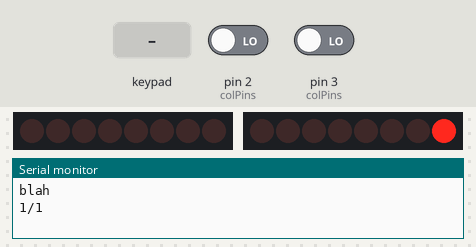
The sketch below on a simulated Arduino Uno, built with avr-gcc and run on an emulated ATmega328P. Shown: 2 × 8 shift-register outputs drawn as a row of LEDs (first output left, lit = HIGH), the last lines printed to the serial monitor. Wiring (inferred from the names in the program): shift register (74HC595): data pin 6; shift clock pin 7; latch pin 5; MR pin 5. Wiring (inferred from the signals the program sends): row of LEDs: on Q0, Q1, Q2, Q3, Q4, Q5, Q6, Q7. The test bench sets the inputs (shaded band); at power-on: pin 2 (colPins) LOW, pin 3 (colPins) LOW.

Above: at 0.1 s.
At 16.8 s:
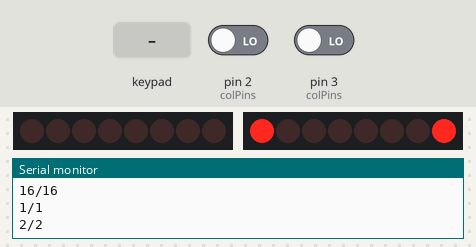
16.9 s: key 'a' pressed
At 17.4 s:
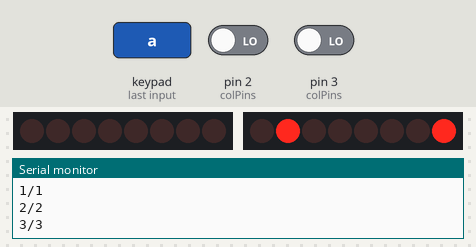
Timing chart, 0 to 31.5 s (numbered marks = the images above; inputs shaded):
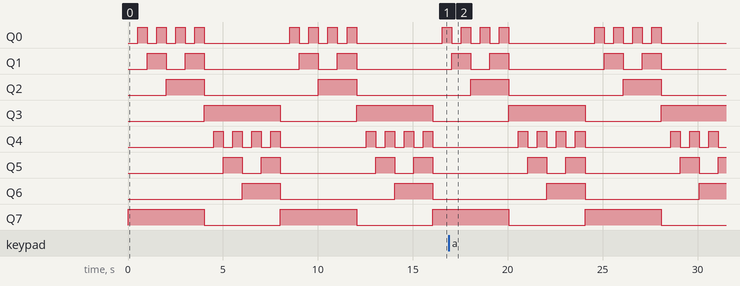

The sketch:

ard-controller.ino
```cpp
#include <Keypad_MC17.h>
#include <Keypad.h>
#include <Wire.h>

#define I2CADDR 0x20

const byte ROWS = 4; //four rows
const byte COLS = 8; //eight columns
char keys[ROWS][COLS] = {
  {'a','b','c','d','e','f','g','h'},
  {'i','j','j','l','m','n','o','p'},
  {'q','r','s','t','u','v','w','x'},
  {'y','z','1','2','3','4','5','6'}
};
byte rowPins[ROWS] = {8, 9, 10, 11}; //connect to the row pinouts of the keypad
byte colPins[COLS] = {12, 13, 14, 15, 0, 1, 2, 3}; //connect to the column pinouts of the keypad

Keypad_MC17 keypad( makeKeymap(keys), rowPins, colPins, ROWS, COLS, I2CADDR);


int MR = 5;
int D1 = 6;
int CP1 = 7;
int D2 = 8;
int CP2 = 9;

int n = 0;
int d = 0;


void setup() {
  Serial.begin(9600);

  Serial.println("blah");
  keypad.begin( );


  pinMode(MR, OUTPUT);

  pinMode(D1, OUTPUT);
  pinMode(CP1, OUTPUT);

  pinMode(D2, OUTPUT);
  pinMode(CP2, OUTPUT);

  digitalWrite(MR, HIGH);

  //pinMode(MR, OUTPUT);
  attachInterrupt(digitalPinToInterrupt(2), incrementNumerator, RISING);
  attachInterrupt(digitalPinToInterrupt(3), incrementDenominator, RISING);
}


void incrementNumerator() {
  ++n;
  n = n % 16;
  setCounter(CP1, D1, n);
}


void incrementDenominator() {
  ++d;
  d = d % 16;
  setCounter(CP2, D2, d);
}

void reset() {
  digitalWrite(MR, LOW);
  delay(1);
  digitalWrite(MR, HIGH);
}

void setCounter(int dPin, int cpPin, int n) {
  if(n < 8) {
    n = n | 0b10000000;
  } else {
    n = n - 8;
    n = n << 4;
    n = n | 0b00001000;
  }
  shiftOut(dPin, cpPin, MSBFIRST, n);
}

void writeRatio(int ratio[]) {
  writeRatio(ratio[0], ratio[1]);
}

void writeRatio(int n, int d) {
  Serial.print(n);
  Serial.print("/");
  Serial.println(d);
  reset();
  setCounter(D1, CP1, n-1);
  setCounter(D2, CP2, d-1);
}

void loop() {


  //Serial.println("blah1");
  char key = keypad.getKey();

  switch(key) {
    case 'a':
      writeRatio(1,1);
      break;
    case 'd':
      writeRatio(16,15);
      break;
    case 'c':
      writeRatio(9,8);
      break;
    case 'f':
      writeRatio(6,5);
      break;
    case 'e':
      writeRatio(5,4);
      break;
    case 'h':
      writeRatio(4,3);
      break;
    case 'g':
      writeRatio(7,5);
      break;
    case 'z':
      writeRatio(3,2);
      break;
    case 'y':
      writeRatio(8,5);
      break;
    case '2':
      writeRatio(5,3);
      break;
    case '1':
      writeRatio(16,9);
      break;
    case '4':
      writeRatio(15,8);
      break;
    case '3':
      writeRatio(2,1);
      break;
    case NO_KEY:
    default:
      break;

  }

  if (key != NO_KEY){
    Serial.println(key);
  }

  //Serial.println("blah");

  //delay(1);
  //playNotes();
  playSeq();
//  writeRatio(7,7);
//  delay(9000);
}

void playSeq() {
  int wait = 500;
//  for(int j = 1; j <= 16; ++j) {
//    writeRatio(1,j);
//    delay(wait);
//  }
  for(int j = 1; j <= 16; ++j) {
    writeRatio(j,j);
    delay(wait);
  }

}

void playNotes() {
  int wait = 4000;
  writeRatio(1,1);
  delay(wait );
  writeRatio(16,15);
  delay(wait );
  writeRatio(9,8);
  delay(wait );
  writeRatio(6,5);
  delay(wait );
  writeRatio(5,4);
  delay(wait );
  writeRatio(4,3);
  delay(wait );
  writeRatio(7,5);
  delay(wait );
  writeRatio(3,2);
  delay(wait );
  writeRatio(8,5);
  delay(wait );
  writeRatio(5,3);
  delay(wait );
  writeRatio(16,9);
  delay(wait );
  writeRatio(15,8);
  delay(wait );
  writeRatio(2,1);
  delay(wait );
}
```
